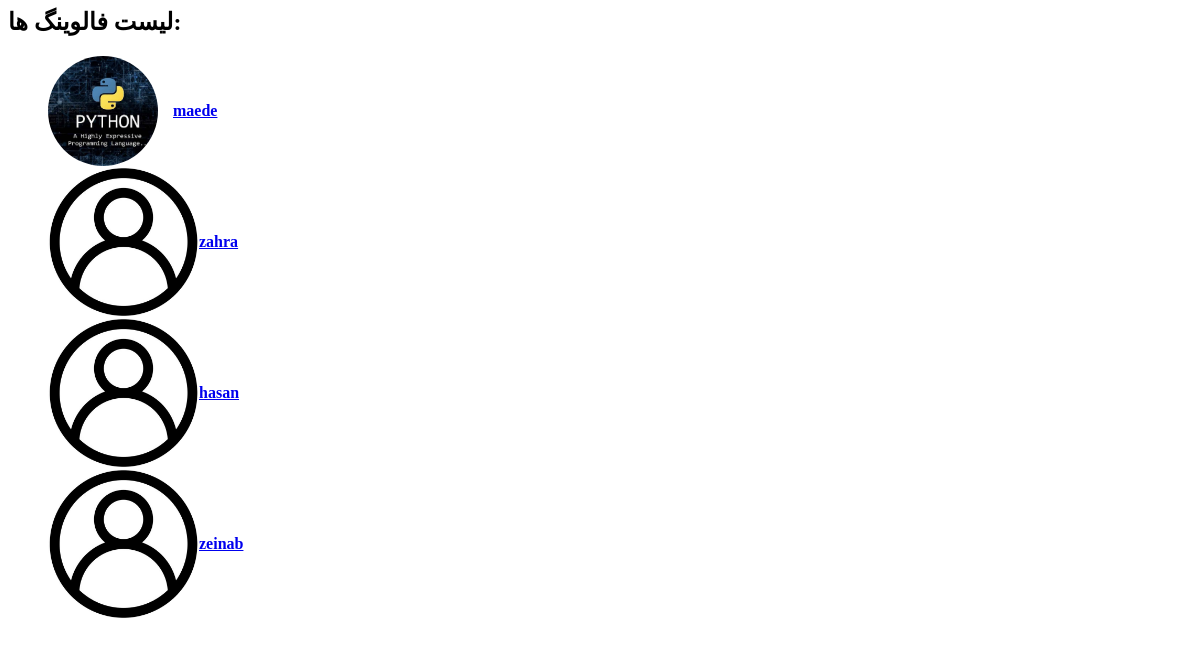
Before: /following/ (signed in) with the older database file.
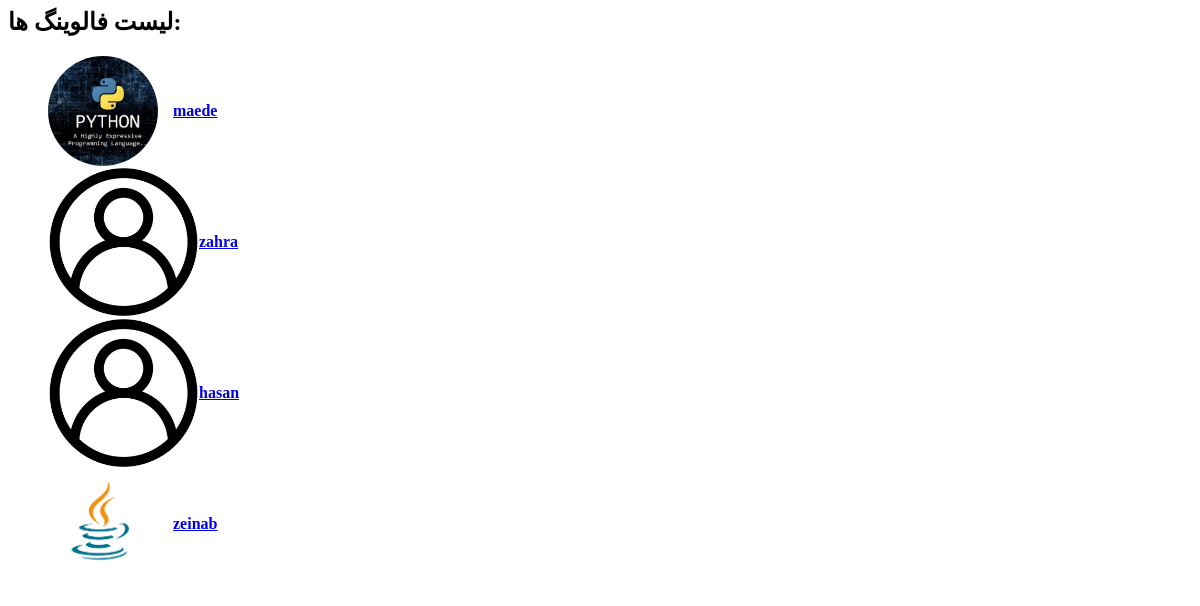
After: the same page with the newer database file.
### social/models.py (models this page shows)
class User(AbstractUser):
    date_of_birth=models.DateTimeField(verbose_name="تاریخ تولد", blank=True, null=True)
    bio=models.TextField(verbose_name=" بایو ", blank=True, null=True )
    photo=models.ImageField(verbose_name="تصاویر",upload_to="account_images/",null=True, blank=True)
    job=models.CharField(max_length=250,verbose_name="شغل", blank=True, null=True)
    phone=models.CharField(verbose_name="شماره تلفن",max_length=11, blank=True, null=True)
    following=models.ManyToManyField('self',through='Contact',related_name="followers",symmetrical=False)

### social/views.py (the view)
# urls.py: path('following/', views.user_following, name='user_following'),
@login_required
def user_following(request):
    user=User.objects.prefetch_related('followers','following').get(id=request.user.id)
    following=user.following.all()
    following_user=[f.following for f in following]
    return render(request, 'user/user_following.html', {'following_user': following_user})

### social/templates/user/user_following.html
{%load static%}
<h2>لیست فالوینگ ها:</h2>
<ul style="list-style: none;">
    {% for following in user.following.all%}
    <a href="{{following.get_absolute_url}}">
        <li style="margin-bottom: 1px; display: flex; align-items: center;">
            {% if following.photo %}
                <img src="{{ following.photo.url }}" alt="profile pic"
                style="width: 110px; height: 110px; border-radius: 50%; object-fit: cover; margin-right: 15px;">
            {% else %}
                <img src="{% static 'images/profile/avatar.jpg'%}" alt="profile pic"
                style="width: 150px; height: 150px; border-radius: 50%; object-fit: cover; margin-right: 1px;">
            {% endif %}
            <h4 style="margin: 0;">{{ following.username }}</h4>
        </li>
    </a>
    {% empty %}
        <li>هیچ کسی را فالو نکرده ای.</li>
    {% endfor %}
</ul>

Changed rows visible on the page:
changed User "zeinab": photo: picture added
